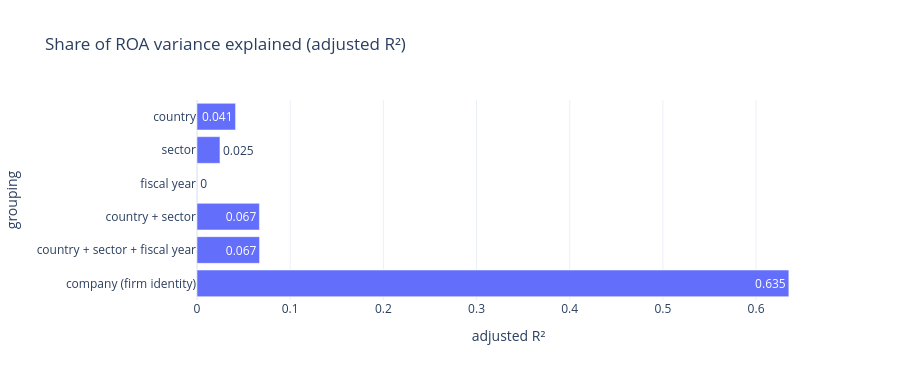

The code cell stored with this chart in its notebook:
### Markdown cell above
## 4 · How much of firm performance is about the country at all?
The plan's own warning: *company performance depends mostly on the firm and its sector; country effects exist but are smaller.* Here is a direct test. For each grouping (country, sector, company) we measure the share of ROA variance explained by group differences (R²) and the **adjusted** R² (which penalises groupings with many small groups, such as 2,500 companies with about 4 years each).

### Code cell
d = fy.dropna(subset=["roa_w"]).copy()
y = d.roa_w.values
def r2_groups(keys):
    X = pd.get_dummies(d[keys].astype(str), drop_first=True).astype(float) if isinstance(keys, list) else pd.get_dummies(d[keys].astype(str), drop_first=True).astype(float)
    X = np.column_stack([np.ones(len(d)), X.values])
    beta, *_ = np.linalg.lstsq(X, y, rcond=None)
    res = y - X @ beta
    r2 = 1 - (res**2).sum() / ((y - y.mean())**2).sum()
    k = X.shape[1] - 1
    return r2, 1 - (1 - r2) * (len(y) - 1) / (len(y) - k - 1), k + 1
out = []
for label, keys in [("country", "iso3"), ("sector", "sector"), ("fiscal year", "fiscal_year"), ("country + sector", ["iso3", "sector"]),
                    ("country + sector + fiscal year", ["iso3", "sector", "fiscal_year"]), ("company (firm identity)", "company_id")]:
    r2, adj, g = r2_groups(keys)
    out.append({"grouping": label, "groups": g, "R²": r2, "adjusted R²": adj})
var = pd.DataFrame(out).set_index("grouping")
inc = var.loc["country + sector", "adjusted R²"] - var.loc["sector", "adjusted R²"]
print(f"n = {len(d):,} company-years. Adding country to sector raises adjusted R² by {inc:.3f}.")
fig = px.bar(var.reset_index(), x="adjusted R²", y="grouping", orientation="h", text=var["adjusted R²"].round(3).values,
             title="Share of ROA variance explained (adjusted R²)")
fig.update_layout(height=380, yaxis_autorange="reversed")
fig.show()
var

### Figure 1 — Plotly figure (JSON) as saved in the notebook; plotly's stock layout.template omitted (floating-point values rounded to 4 significant figures)
{"data": [{"hovertemplate": "adjusted R²=%{x}<br>grouping=%{y}<br>text=%{text}<extra></extra>", "legendgroup": "", "marker": {"color": "#636efa", "pattern": {"shape": ""}}, "name": "", "orientation": "h", "showlegend": false, "text": [0.041, 0.025, 0.0, 0.067, 0.067, 0.635], "textposition": "auto", "type": "bar", "x": [0.0414, 0.02464, 0.0002406, 0.06699, 0.06713, 0.6352], "xaxis": "x", "y": ["country", "sector", "fiscal year", "country + sector", "country + sector + fiscal year", "company (firm identity)"], "yaxis": "y"}], "layout": {"barmode": "relative", "height": 380, "legend": {"tracegroupgap": 0}, "title": {"text": "Share of ROA variance explained (adjusted R²)"}, "xaxis": {"anchor": "y", "domain": [0, 1], "title": {"text": "adjusted R²"}}, "yaxis": {"anchor": "x", "autorange": "reversed", "domain": [0, 1], "title": {"text": "grouping"}}}}
